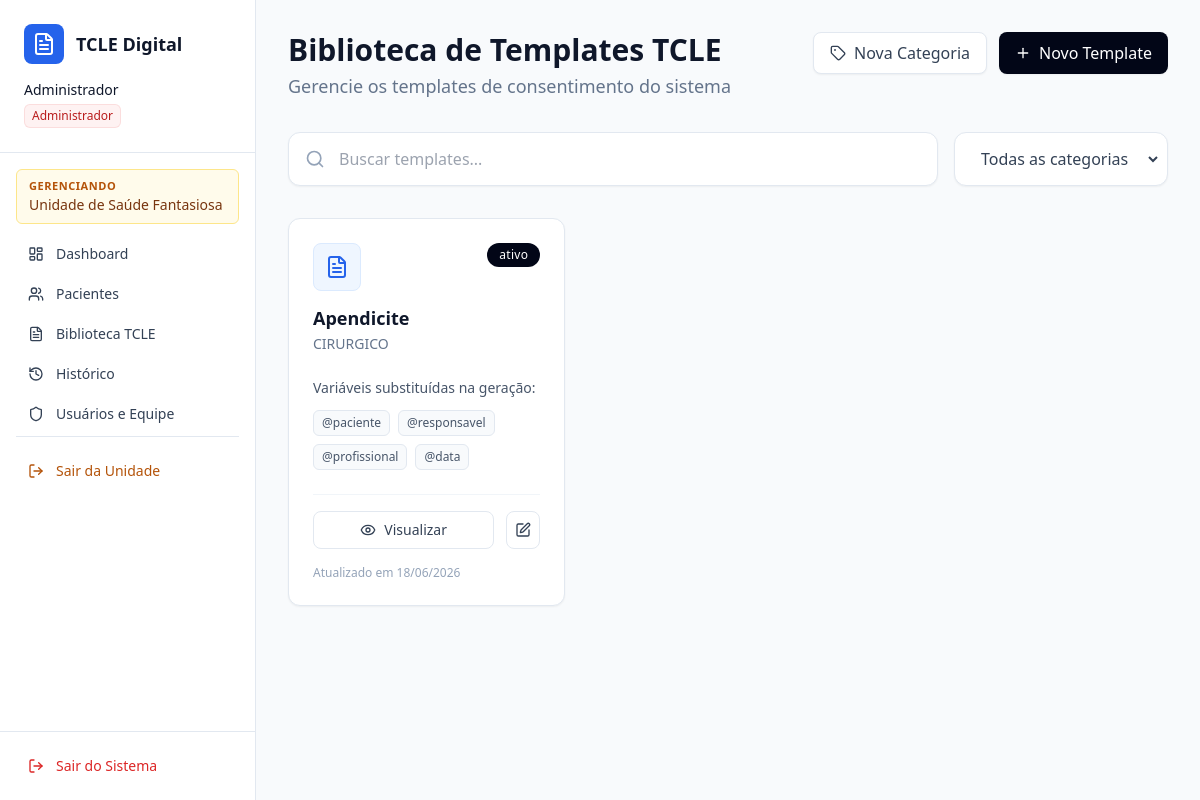
The app's page /biblioteca/ (signed in), older data.
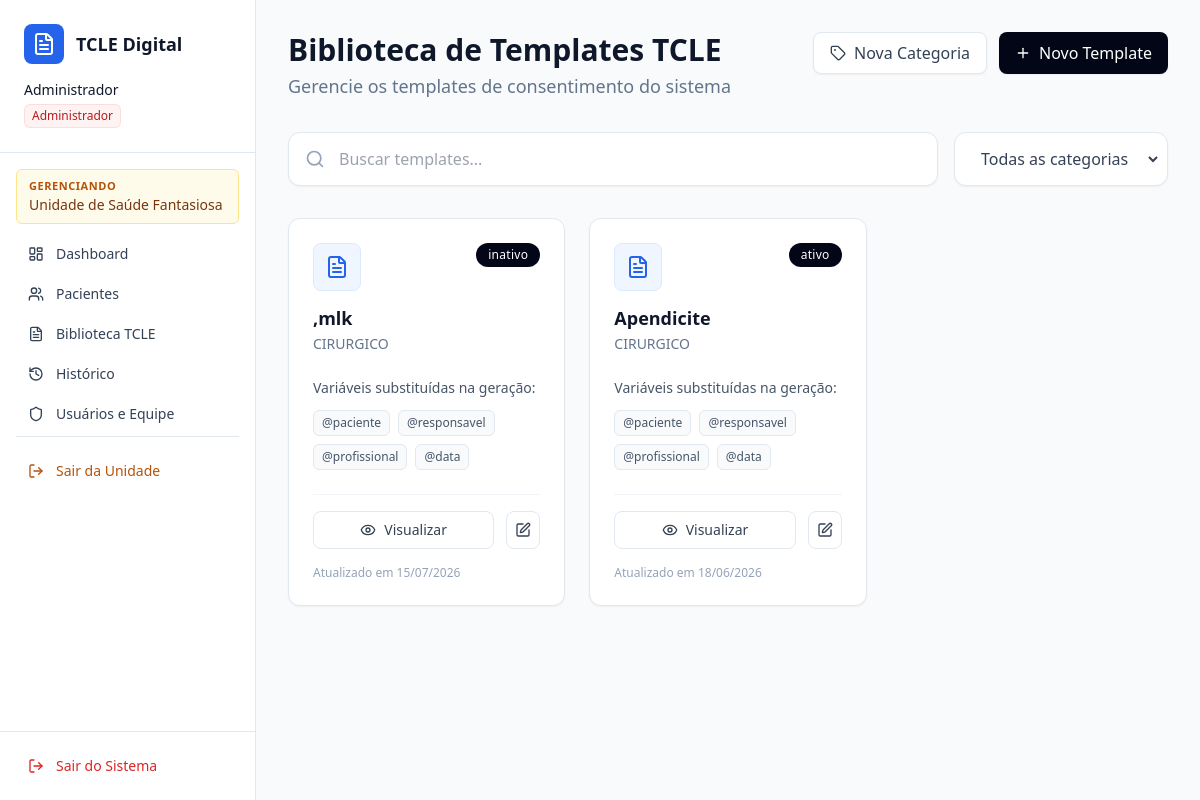
The same page, newer data.
### usuarios/models.py (models this page shows, shortened)
class Usuario(AbstractUser):
    PERFIL_CHOICES = [
        ('ADM', 'Administrador Geral'),
        ('COORDENADOR', 'Coordenador da Instituição'),
        ('PADRAO', 'Usuário Padrão (Profissional de Saúde)'),
    ]
    perfil = models.CharField('Nível de Acesso', max_length=20, choices=PERFIL_CHOICES, default='PADRAO')
    profissao = models.CharField('Profissão', max_length=100, blank=True, null=True)
    primeiro_acesso = models.BooleanField('Primeiro Acesso', default=True) # Trava de segurança
    instituicao = models.ForeignKey(
        Instituicao,
        on_delete=models.CASCADE,
        related_name='funcionarios',
        blank=True,
        null=True,
        help_text='Deixar em branco apenas se o perfil for Administrador Geral (ADM).'
    )

class Instituicao(models.Model):
    nome = models.CharField('Nome da Instituição', max_length=255)
    cnpj = models.CharField('CNPJ', max_length=18, unique=True, blank=True, null=True)
    telefone = models.CharField('Telefone', max_length=20, blank=True, null=True)
    ativo = models.BooleanField('Instituição Ativa', default=True)
    criado_em = models.DateTimeField(auto_now_add=True)
    class Meta:
        verbose_name = 'Instituição'
        verbose_name_plural = 'Instituições'

### pacientes/models.py (models this page shows, shortened)
class TemplateTCLE(models.Model):
    instituicao = models.ForeignKey(Instituicao, on_delete=models.CASCADE, related_name='templates')
    categoria = models.ForeignKey(CategoriaTemplate, on_delete=models.PROTECT, related_name='templates')
    titulo = models.CharField('Título do Template', max_length=255)
    texto_base = models.TextField('Texto Base do Termo')
    configuracao_campos = models.JSONField('Configuração dos Campos Dinâmicos', default=dict, blank=True)
    ativo = models.BooleanField('Disponível para os Médicos', default=True)
    atualizado_em = models.DateTimeField(auto_now=True)
    criado_por = models.ForeignKey(settings.AUTH_USER_MODEL, on_delete=models.SET_NULL, null=True)

class CategoriaTemplate(models.Model):
    instituicao = models.ForeignKey(Instituicao, on_delete=models.CASCADE, related_name='categorias')
    nome = models.CharField('Nome da Categoria', max_length=100)
    descricao = models.TextField('Descrição / Notas de Orientação', blank=True, null=True)
    texto_padrao = models.TextField(
        'Texto Padrão da Categoria',
        blank=True,
        default='',
        help_text=(
            'Texto fixo obrigatório da categoria. Pode conter variáveis (@profissional, '
            '@paciente, @responsavel, @data) e campos personalizados no formato {Nome do Campo}.'
        ),
    )
    criado_por = models.ForeignKey(settings.AUTH_USER_MODEL, on_delete=models.SET_NULL, null=True, blank=True)
    class Meta:
        unique_together = ('instituicao', 'nome')

### pacientes/views.py (the view, shortened to what this page needs)
# urls.py: path('biblioteca/', pacientes_views.biblioteca_tcle, name='biblioteca'),
@login_required
def biblioteca_tcle(request):
    instituicao = get_instituicao_contexto(request)
    if not instituicao:
        if eh_admin_geral(request.user):
            messages.error(request, 'Selecione uma Unidade de Saúde para gerenciar antes de acessar a biblioteca.')
            return redirect('painel_adm')
        messages.error(request, 'Acesso negado. Nenhuma unidade de saúde vinculada.')
        return redirect('dashboard')
    templates = TemplateTCLE.objects.filter(instituicao=instituicao).select_related('categoria').order_by('-atualizado_em')
    categorias = CategoriaTemplate.objects.filter(instituicao=instituicao).order_by('nome')
    categorias_json = {
        str(cat.id): {'nome': cat.nome, 'texto': cat.texto_padrao}
        for cat in categorias
    }
    contexto = {
        'templates': templates,
        'categorias': categorias,
        'categorias_dict': categorias_json,
        'pode_gerenciar_categorias': pode_gerenciar_categorias(request.user),
    }
    return render(request, 'pacientes/biblioteca.html', contexto)

### pacientes/views.py (called while the page is built)
def pode_gerenciar_categorias(user):
    return eh_admin_geral(user) or user.perfil == 'COORDENADOR'

### usuarios/context_processors.py (called while the page is built)
def unidade_ativa_processor(request):
    if not request.user.is_authenticated:
        return {}
    is_admin = eh_admin_geral(request.user)
    unidade_ativa = get_instituicao_contexto(request) if is_admin else None
    return {
        'eh_admin_geral': is_admin,
        'unidade_ativa': unidade_ativa,
    }

### usuarios/utils.py (called while the page is built)
def eh_admin_geral(user):
    return user.is_authenticated and (user.perfil == 'ADM' or user.is_superuser)

def get_instituicao_contexto(request):
    user = request.user
    if eh_admin_geral(user):
        inst_id = request.session.get('instituicao_ativa_id')
        if not inst_id:
            return None
        return Instituicao.objects.filter(id=inst_id).first()
    return user.instituicao

### pacientes/templates/pacientes/biblioteca.html (shortened to what this page needs)
{% extends 'usuarios/base.html' %}
{% block content %}
<div class="p-8 max-w-7xl mx-auto">
    <div class="flex justify-between items-start mb-8">
        <div>
            <h1 class="text-3xl font-semibold text-slate-900 mb-1">Biblioteca de Templates TCLE</h1>
            <p class="text-slate-500 text-lg">Gerencie os templates de consentimento do sistema</p>
        </div>
        <div class="flex gap-3">
            {% if pode_gerenciar_categorias %}
            <button onclick="abrirModalCategorias()"
                class="bg-white border border-slate-200 text-slate-700 px-4 py-2 rounded-lg font-medium flex items-center gap-2 hover:bg-slate-50 transition-colors shadow-sm">
                <i data-lucide="tag" class="w-4 h-4"></i>
                Nova Categoria
            </button>
            {% endif %}
            <button onclick="abrirModalNovoTemplate()"
                class="bg-slate-950 text-white px-4 py-2 rounded-lg font-medium flex items-center gap-2 hover:bg-slate-800 transition-colors shadow-sm">
                <i data-lucide="plus" class="w-4 h-4"></i>
                Novo Template
            </button>
        </div>
    </div>
    <div class="flex gap-4 mb-8">
        <div class="relative flex-1 bg-white border border-slate-200 rounded-xl p-1.5 shadow-sm">
            <i data-lucide="search"
                class="absolute left-4 top-1/2 transform -translate-y-1/2 text-slate-400 w-5 h-5"></i>
            <input type="text" id="buscaTemplate" onkeyup="filtrarTemplates()" placeholder="Buscar templates..."
                class="w-full bg-transparent border-none pl-11 pr-4 py-2 text-slate-700 focus:outline-none focus:ring-0">
        </div>
        <div class="bg-white border border-slate-200 rounded-xl shadow-sm p-1.5">
            <select id="filtroCategoria" onchange="filtrarTemplates()"
                class="bg-transparent border-none text-slate-700 py-2 px-4 focus:outline-none focus:ring-0 cursor-pointer">
                <option value="">Todas as categorias</option>
            </select>
        </div>
    </div>
    <div class="grid grid-cols-1 md:grid-cols-2 lg:grid-cols-3 gap-6" id="gridTemplates">
        {% for template in templates %}
        <div data-nome="{{ template.titulo|lower }}" data-categoria="{{ template.categoria.nome }}"
            class="bg-white border border-slate-200 rounded-xl p-6 shadow-sm relative flex flex-col h-full hover:shadow-md transition-shadow">
            <span
                class="absolute top-6 right-6 bg-slate-950 text-white text-xs px-3 py-1 rounded-full font-medium tracking-wide">
                {% if template.ativo %}ativo{% else %}inativo{% endif %}
            </span>
            <div class="bg-blue-50 w-12 h-12 rounded-lg flex items-center justify-center mb-4 border border-blue-100">
                <i data-lucide="file-text" class="w-6 h-6 text-blue-600"></i>
            </div>
            <h3 class="text-lg font-semibold text-slate-900 leading-tight mb-1">{{ template.titulo }}</h3>
            <p class="text-slate-500 text-sm mb-6">{{ template.categoria.nome }}</p>
            <div class="mt-auto">
                <p class="text-sm text-slate-600 mb-3">Variáveis substituídas na geração:</p>
                <div class="flex flex-wrap gap-2 mb-6">
                    <span
                        class="border border-slate-200 text-slate-600 text-xs px-2 py-1 rounded-md bg-slate-50">@paciente</span>
                    <span
                        class="border border-slate-200 text-slate-600 text-xs px-2 py-1 rounded-md bg-slate-50">@responsavel</span>
                    <span
                        class="border border-slate-200 text-slate-600 text-xs px-2 py-1 rounded-md bg-slate-50">@profissional</span>
                    <span
                        class="border border-slate-200 text-slate-600 text-xs px-2 py-1 rounded-md bg-slate-50">@data</span>
                </div>
                <div class="flex gap-3 pt-4 border-t border-slate-100">
                    <button data-titulo="{{ template.titulo }}" data-categoria="{{ template.categoria.nome }}"
                        data-texto="{{ template.texto_base }}" onclick="abrirModalVisualizarTemplate(this)"
                        class="flex-1 border border-slate-200 text-slate-700 py-2 rounded-lg font-medium text-sm flex justify-center items-center gap-2 hover:bg-slate-50 transition-colors">
                        <i data-lucide="eye" class="w-4 h-4"></i> Visualizar
                    </button>
                    <button data-id="{{ template.id }}" data-titulo="{{ template.titulo }}"
                        data-categoria-id="{{ template.categoria.id }}" data-texto="{{ template.texto_base }}"
                        data-ativo="{{ template.ativo|yesno:'true,false' }}" onclick="abrirModalEditarTemplate(this)"
                        class="border border-slate-200 text-slate-700 p-2 rounded-lg hover:bg-slate-50 transition-colors">
                        <i data-lucide="edit" class="w-4 h-4"></i>
                    </button>
                </div>
                <p class="text-xs text-slate-400 mt-4">Atualizado em {{ template.atualizado_em|date:"d/m/Y" }}</p>
            </div>
        </div>
        {% endfor %}
    </div>
</div>
{% endblock %}

### usuarios/templates/usuarios/base.html (shortened to what this page needs)
<!DOCTYPE html>
<html lang="pt-br">
<head>
    <script src="https://cdn.tailwindcss.com"></script>
</head>
<body class="bg-slate-50 text-slate-900 h-screen flex overflow-hidden">
    <aside class="w-64 bg-white border-r border-slate-200 h-screen flex flex-col">
        <div class="p-6 border-b border-slate-200">
            <div class="flex items-center gap-3 mb-4">
                <div class="bg-blue-600 p-2 rounded-lg">
                    <i data-lucide="file-text" class="w-6 h-6 text-white"></i>
                </div>
                <h2 class="font-semibold text-lg">TCLE Digital</h2>
            </div>
            <div class="space-y-1">
                <p class="text-sm font-medium text-slate-900">{{ request.user.first_name|default:"Administrador" }}</p>
                {% if request.user.perfil == 'ADM' or request.user.is_superuser %}
                <span
                    class="inline-flex items-center rounded-md bg-red-50 px-2 py-1 text-xs font-medium text-red-700 ring-1 ring-inset ring-red-600/10">Administrador</span>
                {% elif request.user.perfil == 'COORDENADOR' %}
                <span
                    class="inline-flex items-center rounded-md bg-purple-50 px-2 py-1 text-xs font-medium text-purple-700 ring-1 ring-inset ring-purple-600/10">Coordenador</span>
                {% else %}
                <span
                    class="inline-flex items-center rounded-md bg-blue-50 px-2 py-1 text-xs font-medium text-blue-700 ring-1 ring-inset ring-blue-700/10">Usuário
                    Padrão</span>
                {% endif %}
            </div>
        </div>
        <nav class="flex-1 p-4 space-y-1 overflow-y-auto">
            {% if eh_admin_geral and not unidade_ativa %}
            <a href="{% url 'painel_adm' %}"
                class="flex items-center w-full px-3 py-2 text-sm font-medium rounded-md bg-blue-50 text-blue-700">
                <i data-lucide="building" class="w-4 h-4 mr-3"></i> Unidades de Saúde
            </a>
            {% elif eh_admin_geral and unidade_ativa %}
            <div class="mb-3 px-3 py-2 rounded-md bg-amber-50 border border-amber-200">
                <p class="text-[11px] font-semibold text-amber-700 uppercase tracking-wider">Gerenciando</p>
                <p class="text-sm font-medium text-amber-900 truncate">{{ unidade_ativa.nome }}</p>
            </div>
            <a href="{% url 'dashboard' %}"
                class="flex items-center w-full px-3 py-2 text-sm font-medium rounded-md hover:bg-slate-50 text-slate-700">
                <i data-lucide="layout-dashboard" class="w-4 h-4 mr-3"></i> Dashboard
            </a>
            <a href="{% url 'pacientes' %}"
                class="flex items-center w-full px-3 py-2 text-sm font-medium rounded-md hover:bg-slate-50 text-slate-700">
                <i data-lucide="users" class="w-4 h-4 mr-3"></i> Pacientes
            </a>
            <a href="{% url 'biblioteca' %}"
                class="flex items-center w-full px-3 py-2 text-sm font-medium rounded-md hover:bg-slate-50 text-slate-700">
                <i data-lucide="file-text" class="w-4 h-4 mr-3"></i> Biblioteca TCLE
            </a>
            <a href="#"
                class="flex items-center w-full px-3 py-2 text-sm font-medium rounded-md hover:bg-slate-50 text-slate-700">
                <i data-lucide="history" class="w-4 h-4 mr-3"></i> Histórico
            </a>
            <a href="{% url 'gerenciar_equipe' %}"
                class="flex items-center w-full px-3 py-2 text-sm font-medium rounded-md hover:bg-slate-50 text-slate-700">
                <i data-lucide="shield" class="w-4 h-4 mr-3"></i> Usuários e Equipe
            </a>
            <div class="pt-4 mt-4 border-t border-slate-200">
                <a href="{% url 'sair_unidade' %}"
                    class="flex items-center w-full px-3 py-2 text-sm font-medium rounded-md text-amber-700 hover:bg-amber-50">
                    <i data-lucide="log-out" class="w-4 h-4 mr-3"></i> Sair da Unidade
                </a>
            </div>
            {% endif %}
        </nav>
        <div class="p-4 border-t border-slate-200">
            <form action="{% url 'logout' %}" method="post">
                <button type="submit"
                    class="flex items-center w-full px-3 py-2 text-sm font-medium rounded-md text-red-600 hover:bg-red-50 hover:text-red-700">
                    <i data-lucide="log-out" class="w-4 h-4 mr-3"></i> Sair do Sistema
                </button>
            </form>
        </div>
    </aside>
    <main class="flex-1 overflow-y-auto">
        {% block content %}
        {% endblock %}
    </main>
</body>
</html>

Row changes from the older to the newer data that the page shows:
added TemplateTCLE: ativo "inativo", titulo ",mlk", categoria.nome "CIRURGICO", atualizado_em "15/07/2026"
